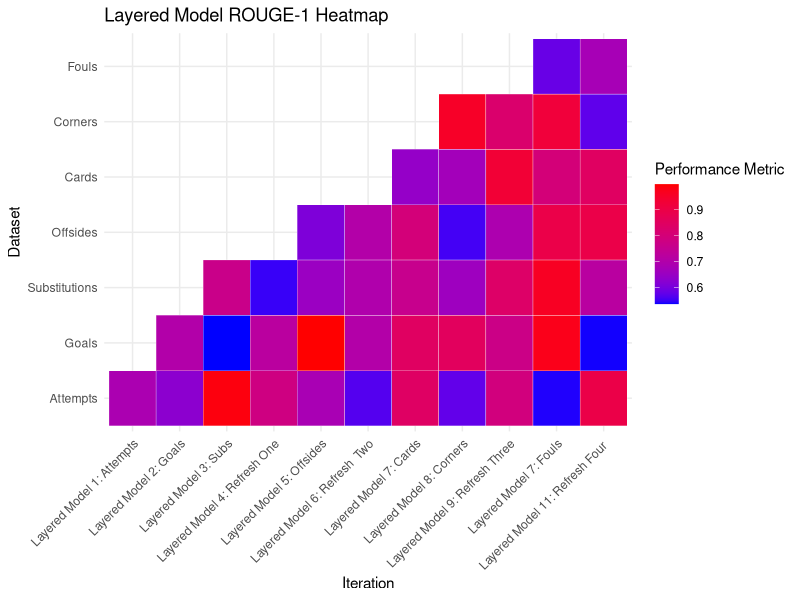
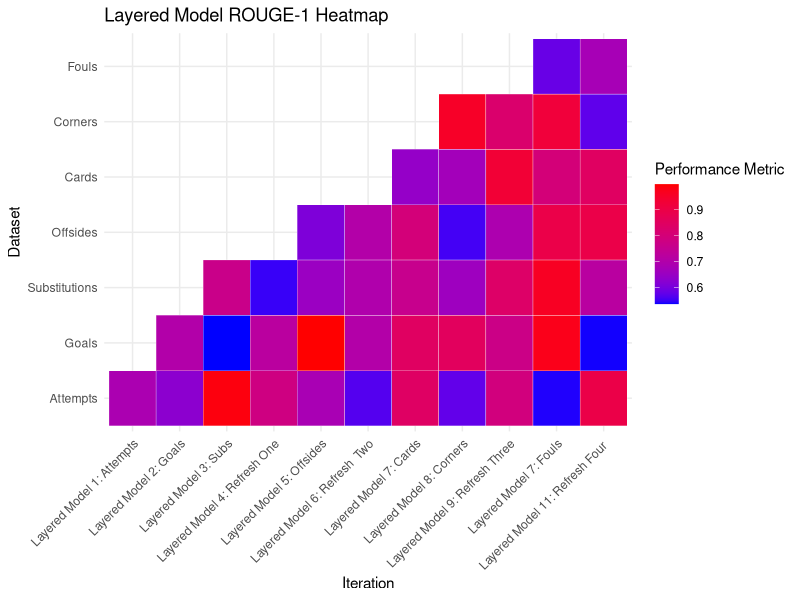

The R source for these figures, in order:
library(ggplot2)

# dataset names
dataset_names <- c("Attempts", "Goals", "Substitutions", "Offsides", "Cards", "Corners", "Fouls")

# iteration names - including refresher rounds
iteration_names <- c("Layered Model 1: Attempts", "Layered Model 2: Goals", "Layered Model 3: Subs", 
                     "Layered Model 4: Refresh One", "Layered Model 5: Offsides", "Layered Model 6: Refresh  Two", "Layered Model 7: Cards", "Layered Model 8: Corners", "Layered Model 9: Refresh Three", "Layered Model 7: Fouls", "Layered Model 11: Refresh Four ")

# Create an empty data frame to store the model performance
model_performance <- data.frame(
  Iteration = factor(),
  Dataset = factor(),
  PerformanceMetric = numeric()
)

# number of datasets to include in each iteration, including refreshers
datasets_per_iteration <- c(1, 2, 3, 3, 4, 4, 5, 6, 6, 7, 7)

for (i in 1:length(iteration_names)) {
  # Get the number of datasets for this iteration
  num_datasets <- datasets_per_iteration[i]
  
  # Generate performance metrics for the datasets
  performance_metrics <- runif(num_datasets, min = 0.5, max = 1)
  
  # Create iteration data for the current number of datasets
  iteration_data <- data.frame(
    Iteration = factor(rep(iteration_names[i], num_datasets), levels = iteration_names),
    Dataset = factor(dataset_names[1:num_datasets], levels = dataset_names),
    PerformanceMetric = performance_metrics
  )
  
  # Combine the iteration data with the main data frame
  model_performance <- rbind(model_performance, iteration_data)
}

# Create the heatmap
heatmap <- ggplot(model_performance, aes(x = Iteration, y = Dataset, fill = PerformanceMetric)) +
  geom_tile(color = "white") + # Add white lines to separate the tiles
  scale_fill_gradient(low = "blue", high = "red") + # Define the color gradient for the fill
  theme_minimal() + 
  theme(axis.text.x = element_text(angle = 45, hjust = 1, vjust = 1)) +
  labs(title = "Layered Model ROUGE-1 Heatmap",
       x = "Iteration",
       y = "Dataset",
       fill = "Performance Metric")

# Print the heatmap
print(heatmap)

# Save the heatmap
ggsave("layered_model_performance_ROUGE_1_heatmap.png", plot = heatmap, width = 12, height = 6, dpi = 300)
